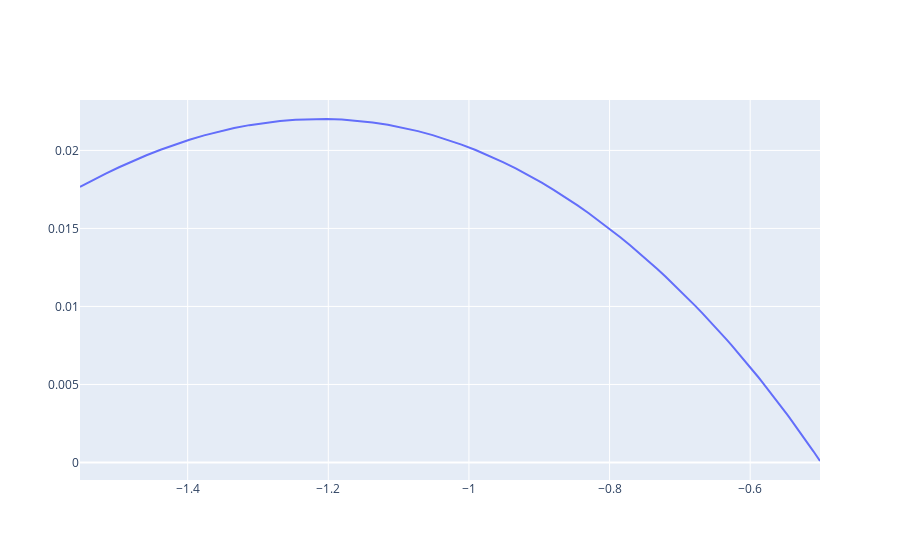

The code cell stored with this chart in its notebook:
### Code cell
fig = go.Figure()
fig.add_trace(go.Scatter(
    x=df['Xleft'], y=df['delta'], name="4cos(x) - x - 1/x^2"))
fig.show()
